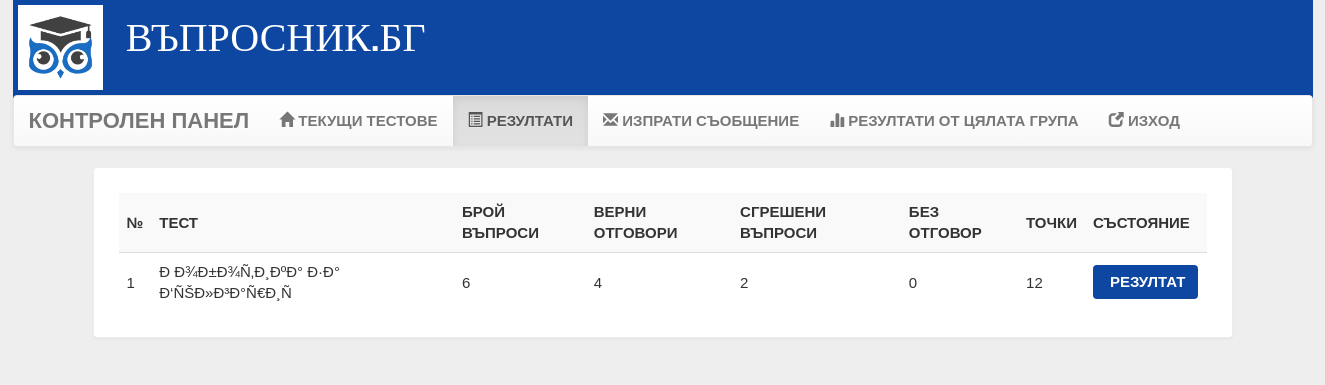
/account.php?q=2 (signed in), run on the app's committed database.
### tables this page shows
CREATE TABLE `history` (
  `id` int(100) NOT NULL,
  `username` varchar(50) NOT NULL,
  `eid` text NOT NULL,
  `score` int(11) NOT NULL,
  `level` int(11) NOT NULL,
  `correct` int(11) NOT NULL,
  `wrong` int(11) NOT NULL,
  `date` timestamp NOT NULL DEFAULT CURRENT_TIMESTAMP ON UPDATE CURRENT_TIMESTAMP,
  `timestamp` bigint(50) NOT NULL,
  `status` varchar(40) NOT NULL,
  `score_updated` varchar(10) NOT NULL
);

CREATE TABLE `quiz` (
  `id` int(100) NOT NULL,
  `eid` text NOT NULL,
  `title` varchar(100) NOT NULL,
  `correct` int(11) NOT NULL,
  `wrong` int(11) NOT NULL,
  `total` int(11) NOT NULL,
  `time` bigint(20) NOT NULL,
  `date` timestamp NOT NULL DEFAULT CURRENT_TIMESTAMP ON UPDATE CURRENT_TIMESTAMP,
  `status` varchar(10) NOT NULL,
  `class` varchar(20) NOT NULL,
  `6ot` int(20) NOT NULL,
  `6do` int(20) NOT NULL,
  `5ot` int(20) NOT NULL,
  `5do` int(20) NOT NULL,
  `4ot` int(20) NOT NULL,
  `4do` int(20) NOT NULL,
  `3ot` int(20) NOT NULL,
  `3do` int(20) NOT NULL,
  `2ot` int(20) NOT NULL,
  `2do` int(20) NOT NULL
);

### account.php (the view, shortened to what this page needs)
<?php
include_once 'dbConnection.php';
    $username = $_SESSION['username'];
?>
<!DOCTYPE html>
<html>
<head>
 <link  rel="stylesheet" href="css/bootstrap.min.css"/>
 <link  rel="stylesheet" href="css/bootstrap-theme.min.css"/>
 <link  rel="stylesheet" href="css/main.css">
 <link  rel="stylesheet" href="css/font.css">
</head>
<body>
<div class="header">
<div class="row">
<div class="col-lg-6">
<img src="image/logo.png" alt="logo" height="85" width="85" style="margin: 5px">
<span class="logo">ВЪПРОСНИК.БГ</span></div>
<div class="col-md-4 col-md-offset-2"></div></div>
<div class="bg">
<nav class="navbar navbar-default title1" style="margin-top: auto;">
  <div class="container-fluid">
    <div class="navbar-header">
      <a class="navbar-brand" style="font-size: 22px" href="account.php?q=1"><b>КОНТРОЛЕН ПАНЕЛ</b></a>
    </div>
    <div class="collapse navbar-collapse" id="bs-example-navbar-collapse-1">
      <ul class="nav navbar-nav">
        <li <?php
if (@$_GET['q'] == 1)
    echo 'class="active"';
?> ><a href="account.php?q=1"><span class="glyphicon glyphicon-home" aria-hidden="true"></span>&nbsp;<b>ТЕКУЩИ ТЕСТОВЕ</b><span class="sr-only">(current)</span></a></li>
        <li <?php
if (@$_GET['q'] == 2)
    echo 'class="active"';
?>><a href="account.php?q=2"><span class="glyphicon glyphicon-list-alt" aria-hidden="true"></span>&nbsp;<b>РЕЗУЛТАТИ</b></a></li>
    <li <?php
if (@$_GET['q'] == 4)
    echo 'class="active"';
?>><a href="account.php?q=4"><span class="glyphicon glyphicon-envelope" aria-hidden="true"></span>&nbsp;<b>ИЗПРАТИ СЪОБЩЕНИЕ</b></a></li>
    <li <?php
if (@$_GET['q'] == 3)
    echo 'class="active"';
?>><a href="account.php?q=3"><span class="glyphicon glyphicon-stats" aria-hidden="true"></span>&nbsp;<b>РЕЗУЛТАТИ ОТ ЦЯЛАТА ГРУПА</b></a></li>
    <li <?php
if (@$_GET['q'] == 5)
    echo 'class="active"';
?>><a href="logout.php?q=account.php"><span class="glyphicon glyphicon-new-window" aria-hidden="true"></span>&nbsp;<b>ИЗХОД</b></a></li>
            </ul>
      </div>
  </div>
</nav>
<div class="container">
<div class="row">
<div class="col-md-12">
<?php
if (@$_GET['q'] == 2) {
    $q = mysqli_query($con, "SELECT * FROM history WHERE username='$username' AND status='finished' ORDER BY date DESC ") or die('Error197');
    echo '<div class="panel title">
<table class="table table-striped title1" >
<tr><td style="vertical-align:middle"><b>№ </b></td><td style="vertical-align:middle"><b>ТЕСТ</b></td><td style="vertical-align:middle"><b>БРОЙ ВЪПРОСИ</b></td><td style="vertical-align:middle"><b>ВЕРНИ ОТГОВОРИ</b></td><td style="vertical-align:middle"><b>СГРЕШЕНИ ВЪПРОСИ<b></td><td style="vertical-align:middle"><b>БЕЗ ОТГОВОР<b></td><td style="vertical-align:middle"><b>ТОЧКИ</b></td><td style="vertical-align:middle"><b>СЪСТОЯНИЕ<b></td></tr>';
    $c = 0;
    while ($row = mysqli_fetch_array($q)) {
        $eid = $row['eid'];
        $s   = $row['score'];
        $w   = $row['wrong'];
        $r   = $row['correct'];
        $q23 = mysqli_query($con, "SELECT * FROM quiz WHERE  eid='$eid' ") or die('Error208');
        while ($row = mysqli_fetch_array($q23)) {
            $title = $row['title'];
            $total = $row['total'];
        }
        $c++;
        echo '<tr><td style="vertical-align:middle">' . $c . '</td><td style="vertical-align:middle">' . $title . '</td><td style="vertical-align:middle">' . $total . '</td><td style="vertical-align:middle">' . $r . '</td><td style="vertical-align:middle">' . $w . '</td><td style="vertical-align:middle">' . ($total - $r - $w) . '</td><td style="vertical-align:middle">' . $s . '</td><td style="vertical-align:middle"><b><a href="account.php?q=result&eid=' . $eid . '" class="btn" style="margin:0px;background:#0D47A1;color:white">&nbsp;<span class="title1"><b>РЕЗУЛТАТ</b></td></tr>';
    }
    echo '</table></div>';
}
    ?>
</div>
</div>
</div>
</div>
</body>
</html>

### css/main.css (style rules this page uses)
.panel { border-color:#eee;margin-right: auto;padding:25px;font: 22px "Century Gothic", "Times Roman", sans-serif; }
.title { font-family:'typo'; }
.header { background:#0D47A1;height:100px; }
.logo { font-family:'typo';font-size:40px;color:#ffffff;margin: 15px; }
.title1 { font: 15px "Century Gothic", "Times Roman", sans-serif; }

### account.php (style rules this page uses)
body { width:100%; width: 1300px; margin: auto;font: 12px "Century Gothic", "Times Roman", sans-serif;background:#eee;height:auto;background-attachment:fixed; }
.bg { min-height:540px; }

### data on the page
history: quiz.title "Ð Ð¾Ð±Ð¾Ñ‚Ð¸ÐºÐ° Ð·Ð° Ð‘ÑŠÐ»Ð³Ð°Ñ€Ð¸Ñ", quiz.total "6", correct "4", wrong "2", $total - $r - $w "0", score "12"
